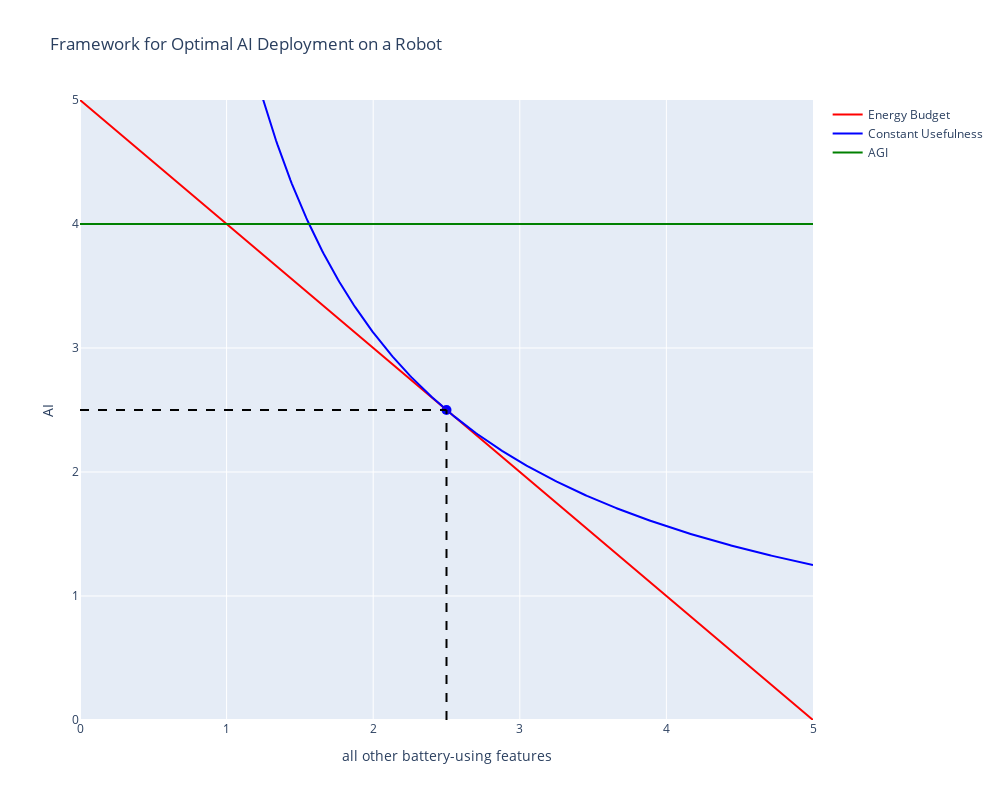
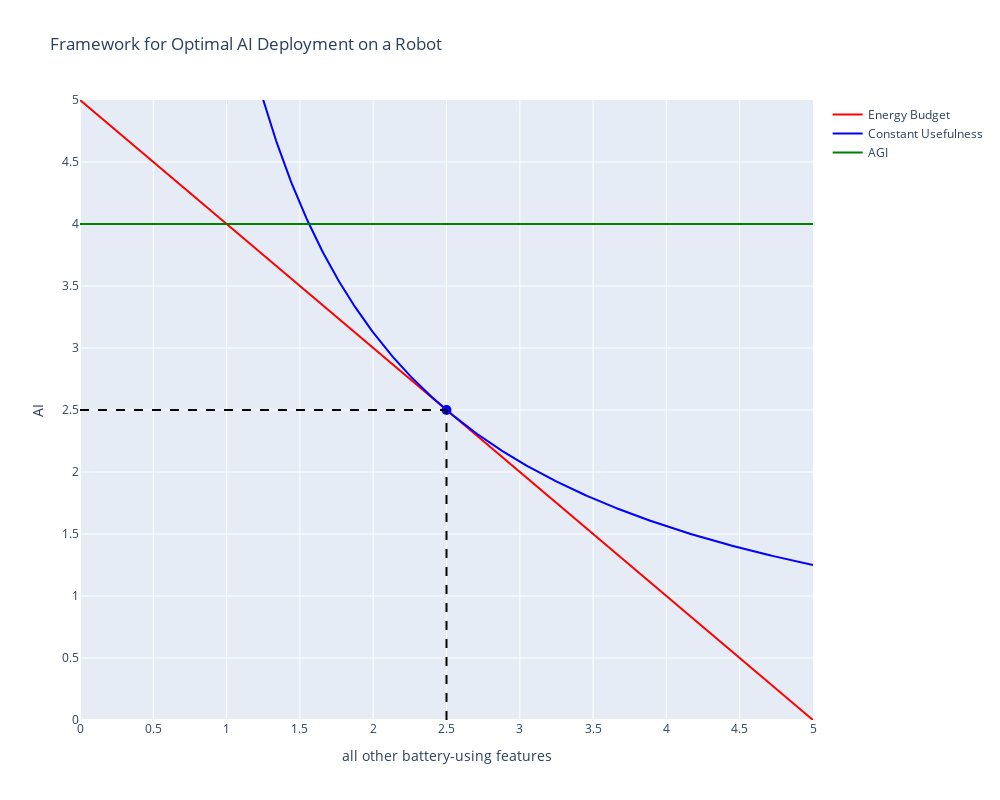

The notebook cell these images were saved under, in order:
### Code cell
import plotly.graph_objects as go
import numpy as np
from scipy.optimize import fsolve
from ipywidgets import interact, FloatSlider, VBox, Button
from IPython.display import display, clear_output
from ipywidgets.embed import embed_minimal_html

# Define functions for the Lagrangian multiplier problem
def objective(ai, psi, alpha, beta):
    return (ai**alpha) * (psi**beta)

def constraint(ai, psi, E, Pai, Ppsi):
    return E - Pai * ai - Ppsi * psi

def lagrangian(ai, psi, lbda, alpha, beta, E, Pai, Ppsi):
    return objective(ai, psi, alpha, beta) + lbda * constraint(ai, psi, E, Pai, Ppsi)

def equations(vars, alpha, beta, E, Pai, Ppsi):
    ai, psi, lbda = vars
    dL_dai = alpha * (ai**(alpha - 1)) * (psi**beta) - lbda * Pai
    dL_dpsi = beta * (ai**alpha) * (psi**(beta - 1)) - lbda * Ppsi
    dL_dlbda = constraint(ai, psi, E, Pai, Ppsi)
    return [dL_dai, dL_dpsi, dL_dlbda]

# Define the plotting function
def update_plot(alpha, E, Pai, Ppsi, AGI):
    beta = 1 - alpha
    u = 2  # Given constant
    initial_guess = [1, 1, 1]
    solution = fsolve(equations, initial_guess, args=(alpha, beta, E, Pai, Ppsi))
    ai_sol, psi_sol, lbda_sol = solution

    scale = max(E/Pai, E/Ppsi)
    
    psi_vals = np.linspace(0, scale, 500)
    ai_vals = (E - Ppsi * psi_vals) / Pai
    
    # ai function points
    psi_func_vals = np.linspace(0.1, scale, 500)  # Avoid division by zero
    ai_func_vals = (objective(ai_sol, psi_sol, alpha, beta)**(1/alpha)) / ((psi_func_vals**beta)**(1/alpha))
    
    fig = go.Figure()
    fig.add_trace(go.Scatter(x=[psi_sol], y=[ai_sol], mode='markers', marker=dict(size=10, color='blue'), showlegend=False))
    fig.add_trace(go.Scatter(x=psi_vals, y=ai_vals, mode='lines', line=dict(color='red', dash='solid'), name='Energy Budget'))
    fig.add_trace(go.Scatter(x=psi_func_vals, y=ai_func_vals, mode='lines', line=dict(color='blue'), name='Constant Usefulness'))

    fig.add_trace(go.Scatter(x=[psi_sol, psi_sol], y=[0, ai_sol], mode='lines', line=dict(color='black', dash='dash'), showlegend=False))
    fig.add_trace(go.Scatter(x=[0, psi_sol], y=[ai_sol, ai_sol], mode='lines', line=dict(color='black', dash='dash'), showlegend=False))

    fig.add_trace(go.Scatter(x=[0, scale], y=[AGI, AGI], mode='lines', line=dict(color='green', dash='solid'), name='AGI'))

    fig.update_layout(title=f'Framework for Optimal AI Deployment on a Robot',
                      xaxis_title='all other battery-using features',
                      yaxis_title='AI',
                      xaxis=dict(range=[0, scale]),
                      yaxis=dict(range=[0, scale]),
                      width=1000,
                      height=800)
    clear_output()
    display(fig);

# Create the interactive sliders
alpha_slider = FloatSlider(min=0.2, max=0.8, step=0.1, value=0.5, description='AI Usefulness')
E_slider = FloatSlider(min=1, max=30, step=1, value=10, description='Energy Budget')
Pai_slider = FloatSlider(min=0.125, max=10, step=0.125, value=2, description='AI Energy Cost')
Ppsi_slider = FloatSlider(min=0.125, max=10, step=0.125, value=2, description='Other Energy Cost')
AGI_slider = FloatSlider(min=1, max=10, step=0.25, value=4, description='AGI')


# Update plot when sliders change
interact(update_plot,
         alpha=alpha_slider,
         E=E_slider,
         Pai=Pai_slider,
         Ppsi=Ppsi_slider,
         AGI=AGI_slider)

### Figure 1 — Plotly figure (JSON) as saved in the notebook; plotly's stock layout.template omitted (floating-point values rounded to 4 significant figures; data arrays with more than 128 entries replaced by an {"elided": "..."} marker saying what was removed)
{"data": [{"marker": {"color": "blue", "size": 10}, "mode": "markers", "showlegend": false, "type": "scatter", "x": [2.5], "y": [2.5]}, {"line": {"color": "red", "dash": "solid"}, "mode": "lines", "name": "Energy Budget", "type": "scatter", "x": {"elided": "500 float values"}, "y": {"elided": "500 float values"}}, {"line": {"color": "blue"}, "mode": "lines", "name": "Constant Usefulness", "type": "scatter", "x": {"elided": "500 float values"}, "y": {"elided": "500 float values"}}, {"line": {"color": "black", "dash": "dash"}, "mode": "lines", "showlegend": false, "type": "scatter", "x": [2.5, 2.5], "y": [0, 2.5]}, {"line": {"color": "black", "dash": "dash"}, "mode": "lines", "showlegend": false, "type": "scatter", "x": [0, 2.5], "y": [2.5, 2.5]}, {"line": {"color": "green", "dash": "solid"}, "mode": "lines", "name": "AGI", "type": "scatter", "x": [0, 5], "y": [4, 4]}], "layout": {"height": 800, "title": {"text": "Framework for Optimal AI Deployment on a Robot"}, "width": 1000, "xaxis": {"range": [0, 5], "title": {"text": "all other battery-using features"}}, "yaxis": {"range": [0, 5], "title": {"text": "AI"}}}}

### Figure 2 — Plotly figure (JSON) as saved in the notebook; plotly's stock layout.template omitted (floating-point values rounded to 4 significant figures; data arrays with more than 128 entries replaced by an {"elided": "..."} marker saying what was removed)
{"data": [{"marker": {"color": "blue", "size": 10}, "mode": "markers", "showlegend": false, "type": "scatter", "x": [2.5], "y": [2.5]}, {"line": {"color": "red", "dash": "solid"}, "mode": "lines", "name": "Energy Budget", "type": "scatter", "x": {"elided": "500 float values"}, "y": {"elided": "500 float values"}}, {"line": {"color": "blue"}, "mode": "lines", "name": "Constant Usefulness", "type": "scatter", "x": {"elided": "500 float values"}, "y": {"elided": "500 float values"}}, {"line": {"color": "black", "dash": "dash"}, "mode": "lines", "showlegend": false, "type": "scatter", "x": [2.5, 2.5], "y": [0, 2.5]}, {"line": {"color": "black", "dash": "dash"}, "mode": "lines", "showlegend": false, "type": "scatter", "x": [0, 2.5], "y": [2.5, 2.5]}, {"line": {"color": "green", "dash": "solid"}, "mode": "lines", "name": "AGI", "type": "scatter", "x": [0, 5.0], "y": [4.0, 4.0]}], "layout": {"height": 800, "title": {"text": "Framework for Optimal AI Deployment on a Robot"}, "width": 1000, "xaxis": {"range": [0, 5.0], "title": {"text": "all other battery-using features"}}, "yaxis": {"range": [0, 5.0], "title": {"text": "AI"}}}}
